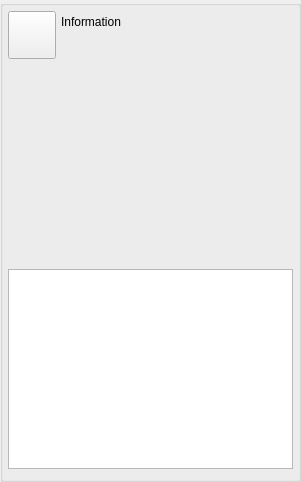
<?xml version="1.0" encoding="UTF-8"?>
<ui version="4.0">
 <class>InformationUi</class>
 <widget class="QWidget" name="InformationUi">
  <property name="geometry">
   <rect>
    <x>0</x>
    <y>0</y>
    <width>301</width>
    <height>482</height>
   </rect>
  </property>
  <property name="sizePolicy">
   <sizepolicy hsizetype="Preferred" vsizetype="Preferred">
    <horstretch>0</horstretch>
    <verstretch>0</verstretch>
   </sizepolicy>
  </property>
  <property name="minimumSize">
   <size>
    <width>0</width>
    <height>50</height>
   </size>
  </property>
  <property name="maximumSize">
   <size>
    <width>16777215</width>
    <height>16777215</height>
   </size>
  </property>
  <property name="windowTitle">
   <string>Information</string>
  </property>
  <layout class="QVBoxLayout" name="verticalLayout">
   <property name="spacing">
    <number>0</number>
   </property>
   <property name="leftMargin">
    <number>0</number>
   </property>
   <property name="topMargin">
    <number>0</number>
   </property>
   <property name="rightMargin">
    <number>0</number>
   </property>
   <property name="bottomMargin">
    <number>0</number>
   </property>
   <item>
    <widget class="QGroupBox" name="StyledDlgItemsBox">
     <property name="sizePolicy">
      <sizepolicy hsizetype="Expanding" vsizetype="Expanding">
       <horstretch>0</horstretch>
       <verstretch>0</verstretch>
      </sizepolicy>
     </property>
     <property name="minimumSize">
      <size>
       <width>0</width>
       <height>0</height>
      </size>
     </property>
     <property name="title">
      <string/>
     </property>
     <layout class="QVBoxLayout" name="verticalLayout_3">
      <property name="spacing">
       <number>5</number>
      </property>
      <property name="leftMargin">
       <number>5</number>
      </property>
      <property name="topMargin">
       <number>5</number>
      </property>
      <property name="rightMargin">
       <number>5</number>
      </property>
      <property name="bottomMargin">
       <number>5</number>
      </property>
      <item>
       <layout class="QHBoxLayout" name="horizontalLayout_3">
        <item>
         <widget class="VxPushButton" name="m_ServiceInfoButton">
          <property name="minimumSize">
           <size>
            <width>48</width>
            <height>48</height>
           </size>
          </property>
          <property name="maximumSize">
           <size>
            <width>48</width>
            <height>48</height>
           </size>
          </property>
          <property name="text">
           <string/>
          </property>
          <property name="iconSize">
           <size>
            <width>48</width>
            <height>48</height>
           </size>
          </property>
         </widget>
        </item>
        <item>
         <layout class="QVBoxLayout" name="verticalLayout_2">
          <item>
           <widget class="QLabel" name="m_InfoLabel">
            <property name="sizePolicy">
             <sizepolicy hsizetype="Expanding" vsizetype="Preferred">
              <horstretch>0</horstretch>
              <verstretch>0</verstretch>
             </sizepolicy>
            </property>
            <property name="text">
             <string>Information</string>
            </property>
           </widget>
          </item>
          <item>
           <layout class="QHBoxLayout" name="horizontalLayout">
            <item>
             <widget class="WebsiteWidget" name="m_WebsiteWidget" native="true"/>
            </item>
           </layout>
          </item>
         </layout>
        </item>
       </layout>
      </item>
      <item>
       <widget class="VxLabel" name="m_PictureLabel">
        <property name="sizePolicy">
         <sizepolicy hsizetype="Expanding" vsizetype="Expanding">
          <horstretch>0</horstretch>
          <verstretch>0</verstretch>
         </sizepolicy>
        </property>
        <property name="minimumSize">
         <size>
          <width>0</width>
          <height>0</height>
         </size>
        </property>
        <property name="text">
         <string/>
        </property>
       </widget>
      </item>
      <item>
       <widget class="QPlainTextEdit" name="m_InfoText">
        <property name="readOnly">
         <bool>true</bool>
        </property>
       </widget>
      </item>
      <item>
       <widget class="ClipboardCopyWidget" name="m_ClipboardCopyWidget" native="true"/>
      </item>
     </layout>
    </widget>
   </item>
  </layout>
 </widget>
 <customwidgets>
  <customwidget>
   <class>VxPushButton</class>
   <extends>QPushButton</extends>
   <header>VxPushButton.h</header>
  </customwidget>
  <customwidget>
   <class>VxLabel</class>
   <extends>QLabel</extends>
   <header>VxLabel.h</header>
  </customwidget>
  <customwidget>
   <class>ClipboardCopyWidget</class>
   <extends>QWidget</extends>
   <header>ClipboardCopyWidget.h</header>
   <container>1</container>
  </customwidget>
  <customwidget>
   <class>WebsiteWidget</class>
   <extends>QWidget</extends>
   <header>WebsiteWidget.h</header>
   <container>1</container>
  </customwidget>
 </customwidgets>
 <resources/>
 <connections/>
</ui>
